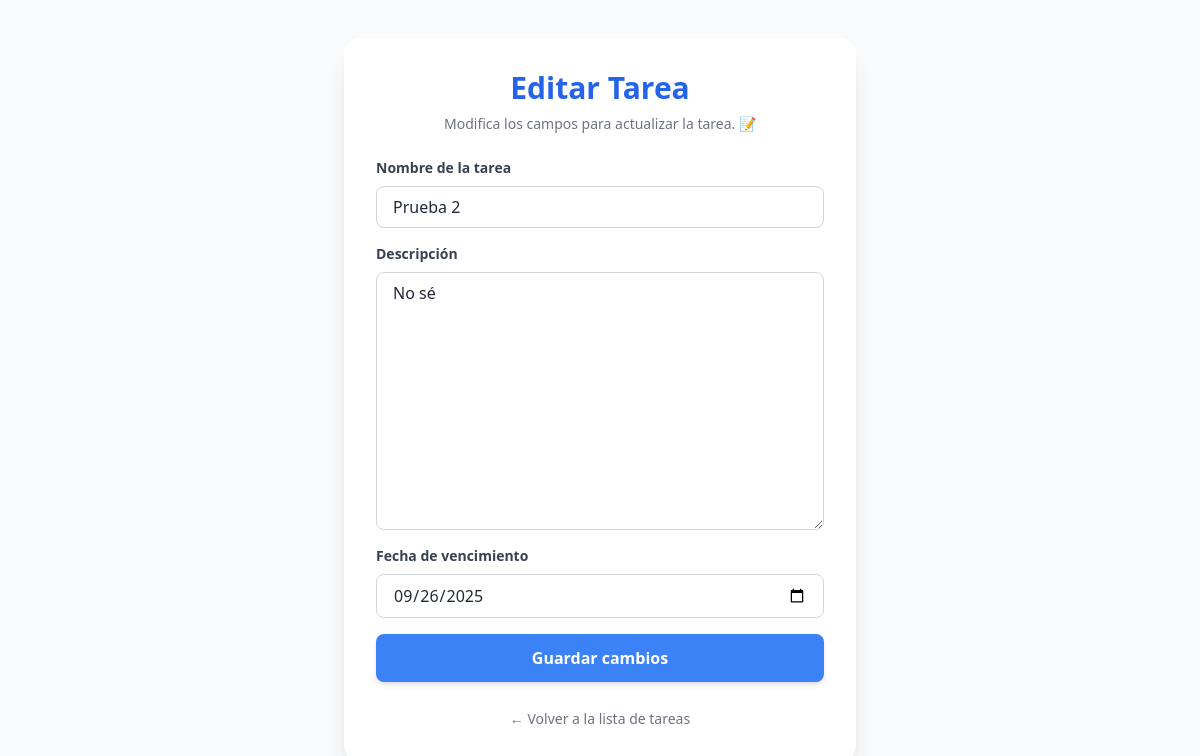
Screenshot of /edit/2/ (signed in) with the database file from the repository.
### todos/models.py (models this page shows, shortened)
class Todo(models.Model):
    name = models.CharField(max_length=200, blank=False)
    description = models.TextField(blank=False)
    is_done = models.BooleanField(default=False)
    due_date = models.DateField(null=True, blank=True)
    user = models.ForeignKey(User, on_delete=models.CASCADE)

### todos/views.py (the view)
# urls.py: path('edit/<int:pk>/', views.todo_edit, name='todo_edit'),
@login_required
def todo_edit(request, pk):
    todo = get_object_or_404(Todo, pk=pk, user=request.user)
    is_completed = todo.is_done
    if request.method == "POST":
        if is_completed:
            return redirect("todo_list")
        form = TodoForm(request.POST, instance=todo)
        if form.is_valid():
            form.save()
            return redirect("todo_list")
    else:
        form = TodoForm(instance=todo)
    return render(request, "todos/todo_edit.html", {
        "form": form,
        "todo": todo,
        "is_completed": is_completed
    })

### todos/templates/todos/todo_edit.html (shortened to what this page needs)
<!DOCTYPE html>
<html lang="es">
  <head>
    <script src="https://cdn.tailwindcss.com"></script>
  </head>
  <body class="bg-gray-50 text-gray-800 min-h-screen flex flex-col items-center justify-center p-6 font-sans">
    <main class="w-full max-w-lg bg-white rounded-2xl shadow-xl p-8 space-y-6">
      <header class="text-center">
        <h1 class="text-3xl font-bold text-blue-600 mb-2">
            {% if is_completed %}Tarea Completada (Solo Lectura) 🔒{% else %}Editar Tarea{% endif %}
        </h1>
        <p class="text-sm text-gray-500">
          {% if is_completed %}Esta tarea ya fue completada y no se permite la edición. ✅{% else %}Modifica los campos para actualizar la tarea. 📝{% endif %}
        </p>
      </header>
      <form method="post" class="space-y-4">
        {% for field in form %}
          <div class="flex flex-col">
            <label for="{{ field.id_for_label }}" class="mb-1 text-sm font-semibold text-gray-700">
              {{ field.label }}
            </label>
            {% if is_completed %}
              {% with disabled_classes="w-full border border-gray-300 rounded-lg px-4 py-2 mt-1 bg-gray-100 text-gray-700 cursor-not-allowed" %}
                {% if field.name == 'description' %}
                  <textarea disabled rows="4" class="{{ disabled_classes }}">{{ field.value|default_if_none:'' }}</textarea>
                {% else %}
                  <input type="text"
                         value="{{ field.value|default_if_none:'' }}"
                         disabled
                         class="{{ disabled_classes }}">
                {% endif %}
              {% endwith %}
            {% else %}
              {{ field }}
            {% endif %}
          </div>
        {% endfor %}
        {% if is_completed %}
            <button type="button" disabled
                    class="w-full bg-gray-400 text-white font-semibold py-3 px-6 rounded-lg shadow-md cursor-not-allowed">
              Tarea Completada (No se puede editar)
            </button>
        {% else %}
            <button type="submit"
                    class="w-full bg-blue-500 hover:bg-blue-600 text-white font-semibold py-3 px-6 rounded-lg shadow-md transition-all duration-200 transform hover:scale-105">
              Guardar cambios
            </button>
        {% endif %}
      </form>
      <p class="text-center">
        <a href="{% url 'todo_list' %}" class="text-sm text-gray-500 hover:text-blue-500 hover:underline">
          &larr; Volver a la lista de tareas
        </a>
      </p>
    </main>
  </body>
</html>

### rows the page displays
Todo: form "Prueba 2" "No sé" "09/26/2025"

### other values shown
{{ field.label }} "Nombre de la tarea" "Descripción" "Fecha de vencimiento"
